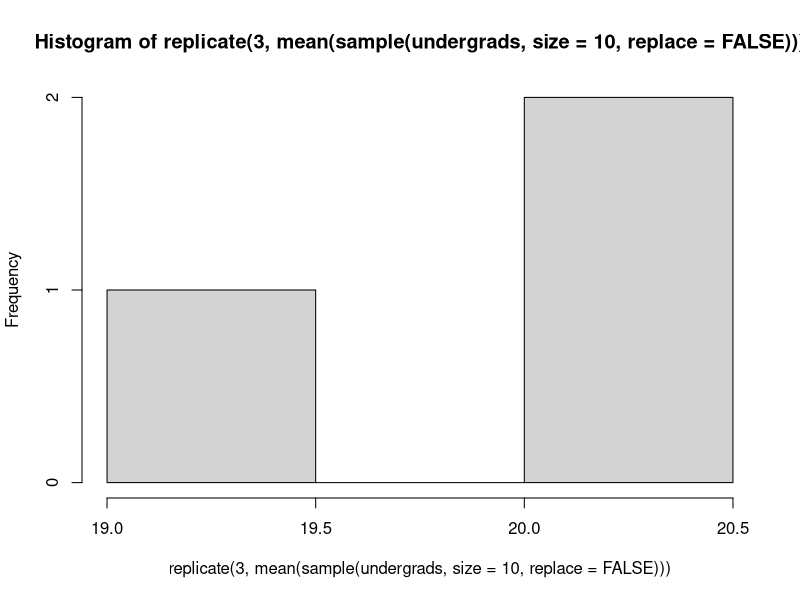
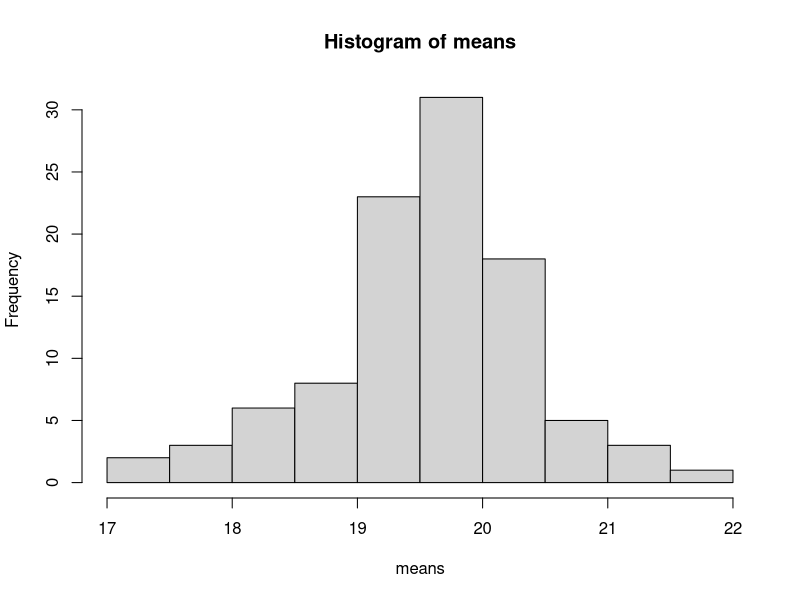
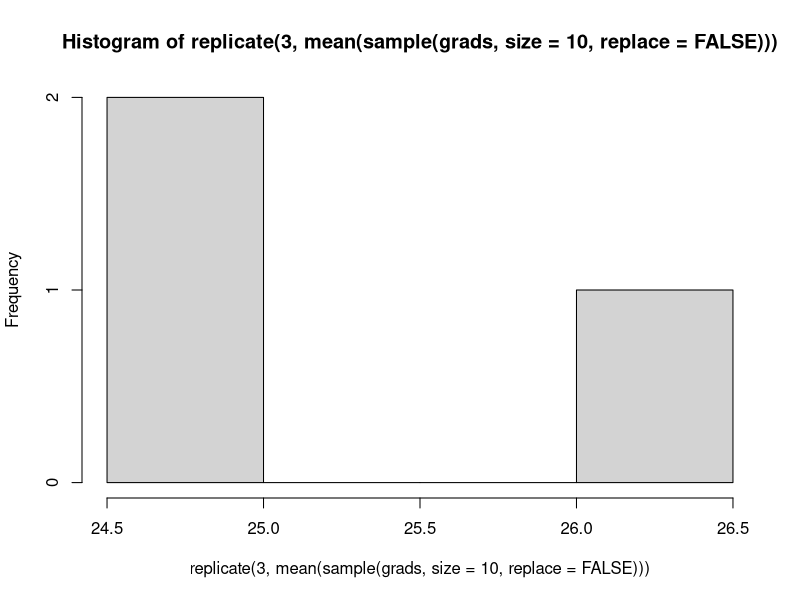
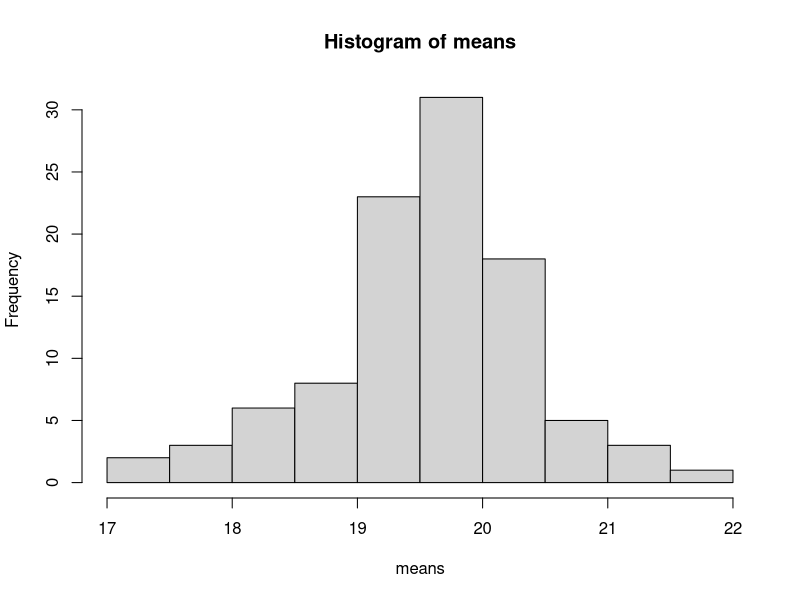

Source code (R) for these figures, in order:
## ---- chunk 1
# Enter your name here: Alireza Zarrinmehr
## ---- chunk 2
# 1. I did this lab assignment by myself, with help from the book and the professor.
## ---- chunk 3
set.seed(2)
sampleSize <- 30
studentPop <- rnorm(20000,mean=20,sd=3)
undergrads <- sample(studentPop,size=sampleSize,replace=TRUE)
grads <- rnorm(sampleSize,mean=25,sd=3)
if (runif(1)>0.5) { testSample <- grads } else { testSample <- undergrads }
mean(testSample)
## ---- chunk 4
undergard_sample <- sample(undergrads, size=10, replace=FALSE)
undergard_sample
## ---- chunk 5
mean(sample(undergrads, size=10, replace=FALSE))
## ---- chunk 6
replicate(3,mean(sample(undergrads, size=10, replace=FALSE)))
## ---- chunk 7
hist(replicate(3,mean(sample(undergrads, size=10, replace=FALSE))))
## ---- chunk 8
means<-replicate(100,mean(sample(undergrads, size=10, replace=FALSE)))
hist(means)
## ---- chunk 9
quant <- quantile(means, probs = c (0.025, 0.975))
quant
mean(testSample)
if((mean(testSample)< quant[1])||(mean(testSample)> quant[2])){
  print("mean was extreme")
} else {
  print("mean is not extreme")
}
## ---- chunk 10
#we are somehow confident that the test sample does not correspond to undergrad because the mean does not fall between the quantile values

## ---- chunk 11
gard_sample <- sample(grads, size=10, replace=FALSE)
gard_sample

mean(sample(grads, size=10, replace=FALSE))

replicate(3,mean(sample(grads, size=10, replace=FALSE)))

hist(replicate(3,mean(sample(grads, size=10, replace=FALSE))))

meansgrad<-replicate(100,mean(sample(grads, size=10, replace=FALSE)))
hist(means)

quant <- quantile(meansgrad, probs = c (0.025, 0.975))
quant
mean(testSample)
if((mean(testSample)< quant[1])||(mean(testSample)> quant[2])){
  print("mean was extreme")
} else {
  print("mean is not extreme")
}

